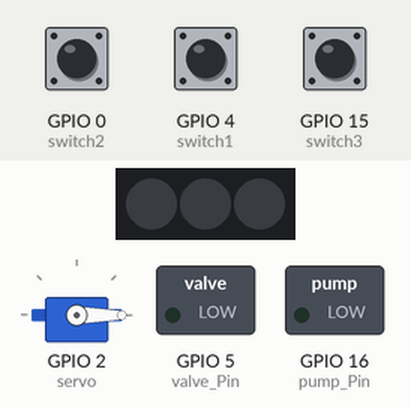
A sketch run on a simulated ESP8266 (NodeMCU). Shown: 3 RGB LEDs in strip order, left to right, servo, switched loads named in the sketch (green lamp = pin HIGH). The inputs (shaded band) are chosen by the test bench; at power-on: GPIO 0 (switch2) HIGH, GPIO 4 (switch1) HIGH, GPIO 15 (switch3) HIGH. Dim RGB values are drawn brighter than linear; WiFi joins after 1.5 s; servers stay silent unless stated; no MQTT or app messages arrive unless stated; what the sketch prints to the serial monitor is not drawn.

Above: at 6.7 s.
6.8 s: GPIO 0 (switch2) pulled LOW for 0.15 s
At 6.87 s:
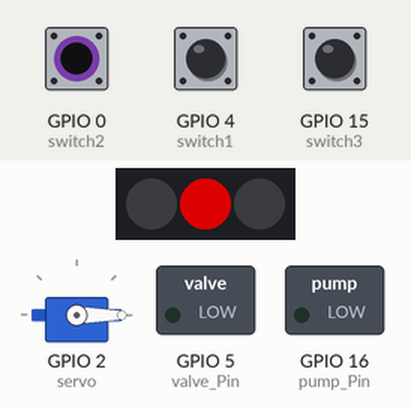
8.4 s: GPIO 4 (switch1) pulled LOW for 0.15 s
At 8.47 s:
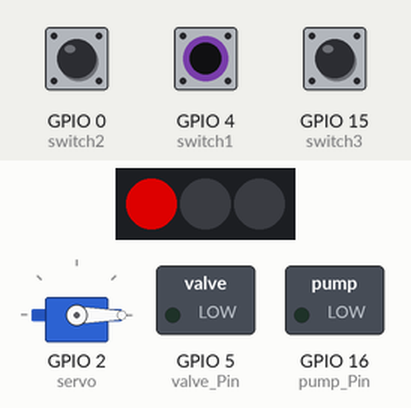
10.0 s: GPIO 15 (switch3) pulled LOW for 0.15 s
At 10.07 s:
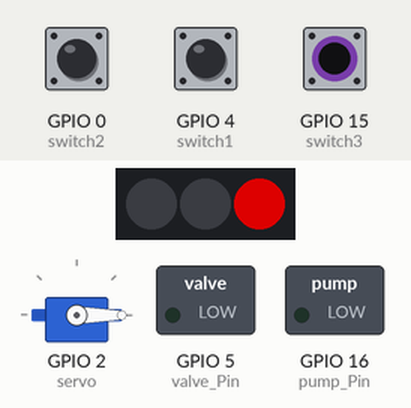
14.6 s: GPIO 0 (switch2) pulled LOW for 3.2 s
At 14.9 s:
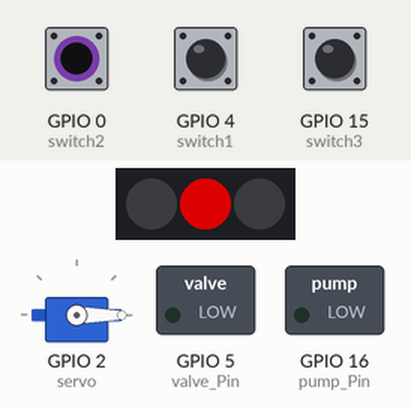
Timing chart, 0 to 19.3 s (numbered marks = the images above; inputs shaded):
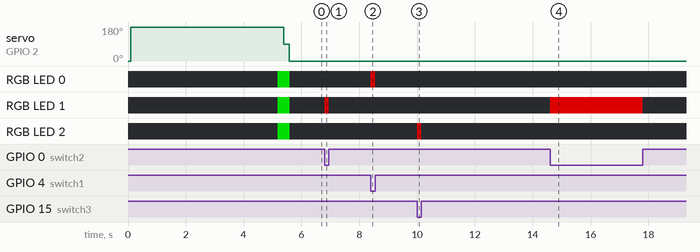

The sketch:

rksp_mqtt_new_lib.ino
```cpp
#include <ArduinoMqttClient.h>
#include <ESP8266WiFi.h>
#include "pwd.h"
#include <Adafruit_NeoPixel.h>
#include <Servo.h>

Servo servo;

#define ml_sec 10

#define pump_Pin 16
#define valve_Pin 5

#define switch1 4
#define switch2 0
#define switch3 15

#define strip_pin 14
#define NUMPIXELS 3
Adafruit_NeoPixel pixels(NUMPIXELS, strip_pin, NEO_GRB + NEO_KHZ800);

WiFiClient wifiClient;
MqttClient mqttClient(wifiClient);

int glass_pos[3] = {0,0,0};

void connect2wifiAndServer() {
  // attempt to connect to Wifi network:
  if (WiFi.status() != WL_CONNECTED) {
    Serial.print("Attempting to connect to SSID: ");
    Serial.println(ssid);
    while (WiFi.begin(ssid, password) != WL_CONNECTED) {
      // failed, retry
      Serial.print(".");
      delay(5000);
    }

    Serial.println("You're connected to the network");
    Serial.println();
  }

  Serial.print("Attempting to connect to the MQTT broker: ");
  Serial.println(mqtt_server);

  if (!mqttClient.connect(mqtt_server, mqtt_port)) {
    Serial.print("MQTT connection failed! Error code = ");
    Serial.println(mqttClient.connectError());

    while (1);
  }

  Serial.println("You're connected to the MQTT broker!");
  Serial.println();
  for (int i = 0; i < NUMPIXELS; i++) {
    pixels.setPixelColor(i, pixels.Color(0, 150, 0));
    pixels.show();
  }
  servo.write(180);
  delay(200);
  servo.write(90);
  delay(200);
  servo.write(0);

}

void setup() {
  pinMode(pump_Pin, OUTPUT);
  pinMode(valve_Pin, OUTPUT);

  pinMode(switch1, INPUT);
  pinMode(switch2, INPUT);
  pinMode(switch3, INPUT);

  //Initialize serial and wait for port to open:
  Serial.begin(9600);
  pixels.begin();
  while (!Serial) {
    ; // wait for serial port to connect. Needed for native USB port only
  }
  pixels.clear();
  analogWriteResolution(16);
  servo.attach(2, 544, 2444); //D4
  servo.write(0);
  delay(100);
  servo.write(180);

  connect2wifiAndServer();
  for (int i = 0; i < NUMPIXELS; i++) {
    pixels.setPixelColor(i, pixels.Color(0, 150, 0));
    pixels.show();
  }

  mqttClient.onMessage(onMqttMessage);
  mqttClient.subscribe(value_topic);
}

void loop() {
  mqttClient.poll();
//  if(digitalRead(switch1))
//    Serial.println("ddd");
  if(!digitalRead(switch1)){
    if(glass_pos[0] == 0){
      glass_pos[0] = 1;
      pixels.setPixelColor(0, pixels.Color(150, 0, 0));
    }
  }else{
    glass_pos[0] = 0;
    pixels.setPixelColor(0, pixels.Color(0, 0, 0));
  }

  if(!digitalRead(switch2)){
    if(glass_pos[1] == 0){
      glass_pos[1] = 1;
      pixels.setPixelColor(1, pixels.Color(150, 0, 0));
    }
  }else{
    glass_pos[1] = 0;
    pixels.setPixelColor(1, pixels.Color(0, 0, 0));
  }

  if(!digitalRead(switch3)){
    if(glass_pos[2] == 0){
      glass_pos[2] = 1;
      pixels.setPixelColor(2, pixels.Color(150, 0, 0));
    }
  }else{
    glass_pos[2] = 0;
    pixels.setPixelColor(2, pixels.Color(0, 0, 0));
  }

  pixels.show();
}


void onMqttMessage(int messageSize) {
  // we received a message, print out the topic and contents
  String top = mqttClient.messageTopic();
  Serial.println("Received a message with topic '");
  Serial.print(top);
  Serial.print(", length ");
  Serial.print(messageSize);
  Serial.println(" bytes:");
  String input = "";
  // use the Stream interface to print the contents
  while (mqttClient.available()) {
    input += (char)mqttClient.read();
  }
  Serial.println(input);

  if(top == value_topic){
    Serial.println("START");
    int val = input.toInt();
    if(glass_pos[0] == 1){
      servo.write(45);
      delay(50);
      digitalWrite(pump_Pin, HIGH);
      digitalWrite(valve_Pin, HIGH);
      delay(val*ml_sec);
      digitalWrite(pump_Pin, LOW);
      digitalWrite(valve_Pin, LOW);
      pixels.setPixelColor(0, pixels.Color(0, 150, 0));
      glass_pos[0] = 2;
      pixels.show();
    }
    if(glass_pos[1] == 1){
      servo.write(90);
      delay(50);
      digitalWrite(pump_Pin, HIGH);
      digitalWrite(valve_Pin, HIGH);
      delay(val*ml_sec);
      digitalWrite(pump_Pin, LOW);
      digitalWrite(valve_Pin, LOW);
      pixels.setPixelColor(1, pixels.Color(0, 150, 0));
      glass_pos[1] = 2;
      pixels.show();
    }
    if(glass_pos[2] == 1){
      servo.write(135);
      delay(50);
      digitalWrite(pump_Pin, HIGH);
      digitalWrite(valve_Pin, HIGH);
      delay(val*ml_sec);
      digitalWrite(pump_Pin, LOW);
      digitalWrite(valve_Pin, LOW);
      pixels.setPixelColor(2, pixels.Color(0, 150, 0));
      glass_pos[2] = 2;
      pixels.show();
    }
    servo.write(0);

  }
  Serial.println();
}
```

pwd.h
```cpp
#define ssid  "DOM"
#define password  "14272717"
#define mqtt_server "broker.emqx.io"
#define mqtt_port 1883

#define value_topic "semelion/value"
```

Measured:
- after the input at 6.8 s, RGB LED 1: off → RGB(150, 0, 0) at once, → off 0.15 s later
- after the input at 8.4 s, RGB LED 0: off → RGB(150, 0, 0) at once, → off 0.15 s later
- after the input at 10.0 s, RGB LED 2: off → RGB(150, 0, 0) at once, → off 0.15 s later
- after the input at 14.6 s, RGB LED 1: off → RGB(150, 0, 0) at once, → off 3.2 s later
